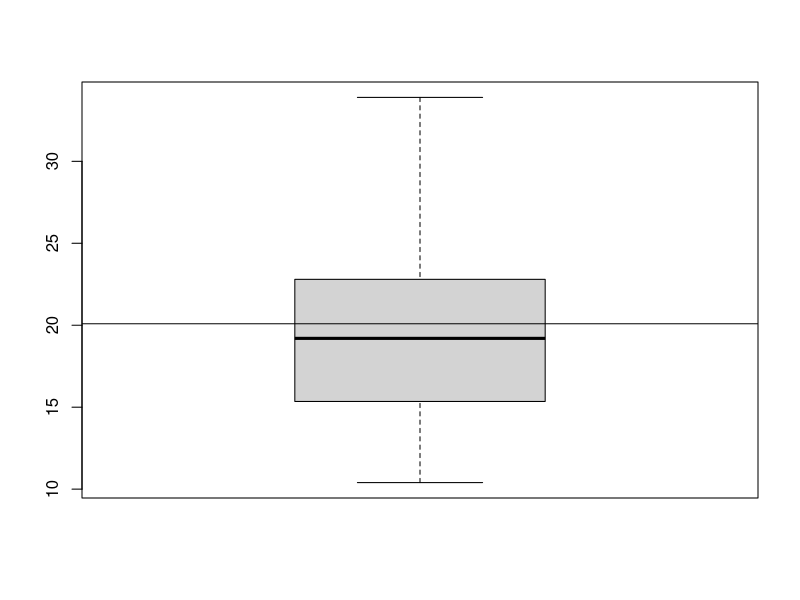
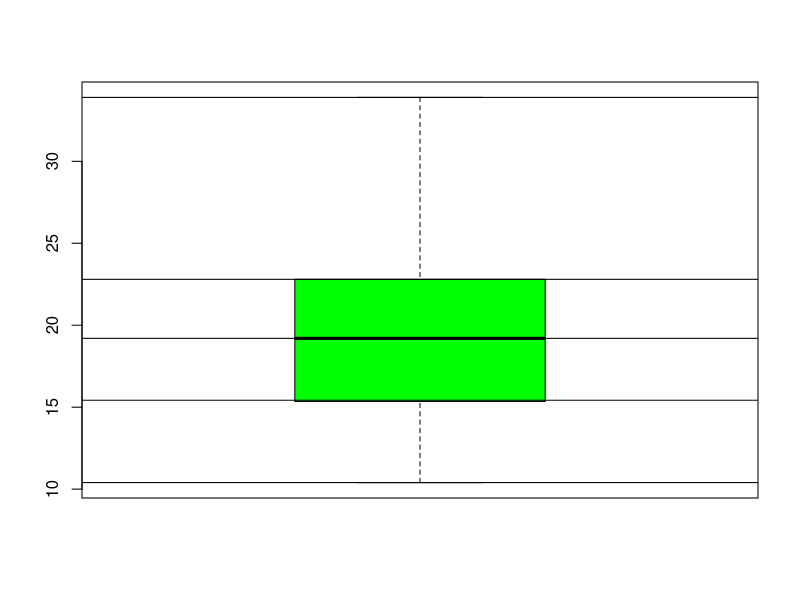
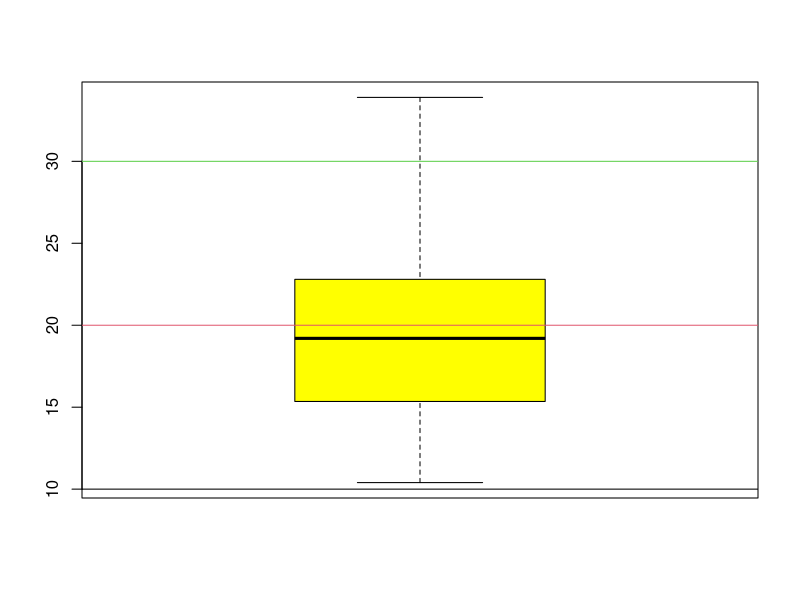

Reproduce these figures in R, in order.
#box Plot-used for continuous values to depict 5 number summary.
#We can build them using the boxplot() function available in base R.
mtcars
summary(mtcars$mpg)
quantile(mtcars$mpg)

#box plot with line showing mean of mpg 
boxplot(mtcars$mpg)
abline(h=mean(mtcars$mpg))

#box plot with lines showing quantile values of mpg 
boxplot(mtcars$mpg, col='green')
abline(h=quantile(mtcars$mpg))  

qvalues = c(10, 20, 30)
#box plot with lines showing user defined points
boxplot(mtcars$mpg, col='yellow')
abline(h=qvalues, col=1:3)  
#specifying col 1 to 3 : maps to R colours
